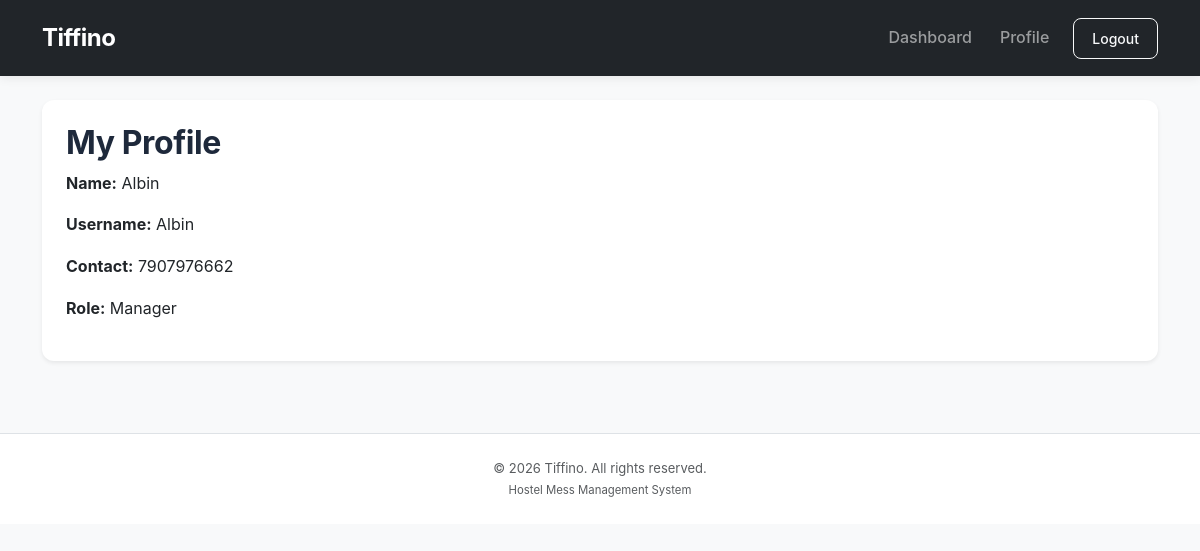
The app's page /profile/ (signed in) with its own data.
### accounts/models.py (models this page shows, shortened)
class User(AbstractUser):
    ROLE_CHOICES = [
        ('main_admin', 'Main Admin'),
        ('manager', 'Manager'),
        ('user', 'User'),
    ]
    role = models.CharField(
        max_length=20,
        choices=ROLE_CHOICES,
        default='user'
    )
    name = models.CharField(max_length=150)
    contact = models.CharField(max_length=15)
    created_by = models.ForeignKey(
        'self',
        on_delete=models.SET_NULL,
        null=True,
        blank=True,
        related_name='created_accounts'
    )
    created_at = models.DateTimeField(auto_now_add=True)

### accounts/views.py (the view)
# urls.py: path('profile/', views.profile, name='profile'),
@login_required
def profile(request):
    return render(request, 'accounts/profile.html')

### templates/accounts/profile.html
{% extends 'base.html' %}{% block title %}Profile | Tiffino{% endblock %}{% block content %}
<div class="card border-0 shadow-sm">
    <div class="card-body">
        <h2>My Profile</h2>
        <p><b>Name:</b> {{ request.user.name }}</p>
        <p><b>Username:</b> {{ request.user.username }}</p>
        <p><b>Contact:</b> {{ request.user.contact|default:"—" }}</p>
        <p><b>Role:</b> {{ request.user.get_role_display }}</p>
    </div>
</div>{% endblock %}

### static/css/style.css (style rules this page uses)
:root { --primary: #2563eb; --primary-dark: #1d4ed8; --secondary: #64748b; --background: #f8fafc; --surface: #ffffff; --text: #1e293b; --border: #e2e8f0; --success: #16a34a; --danger: #dc2626; --warning: #f59e0b; --radius: 12px; }
* { box-sizing: border-box; }
body { font-family: "Inter", "Segoe UI", Arial, sans-serif; background-color: var(--background); color: var(--text); margin: 0; line-height: 1.6; }
h1, h2, h3, h4, h5 { color: var(--text); font-weight: 650; letter-spacing: -0.4px; }
.card { background: var(--surface); border: 1px solid var(--border); border-radius: var(--radius); transition: transform 0.2s ease, box-shadow 0.2s ease; }
.card-body { padding: 24px; }

### records on screen
User: user.name "Albin", user.username "Albin", user.contact "7907976662", user.role "Manager"
